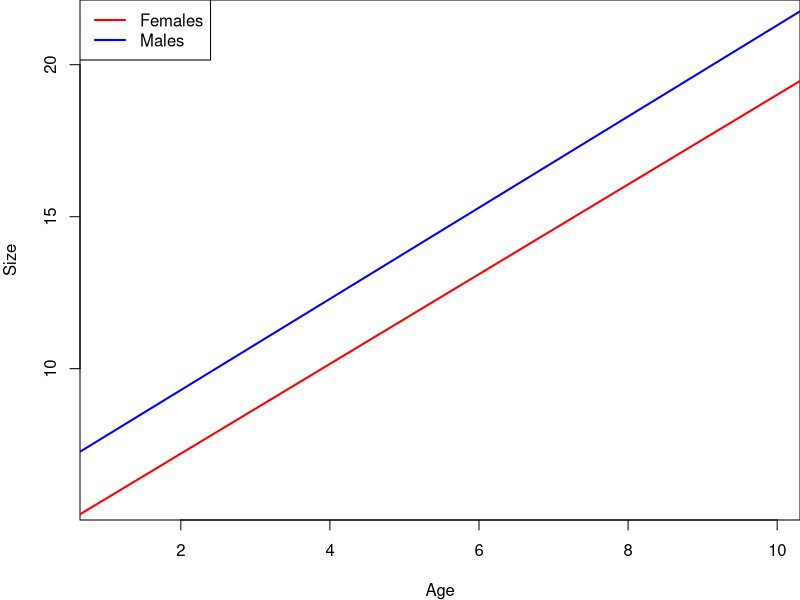
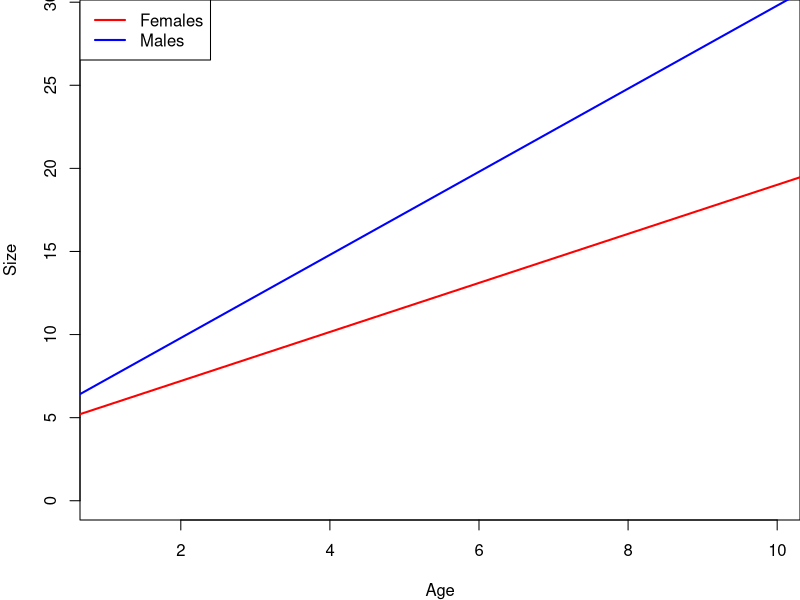
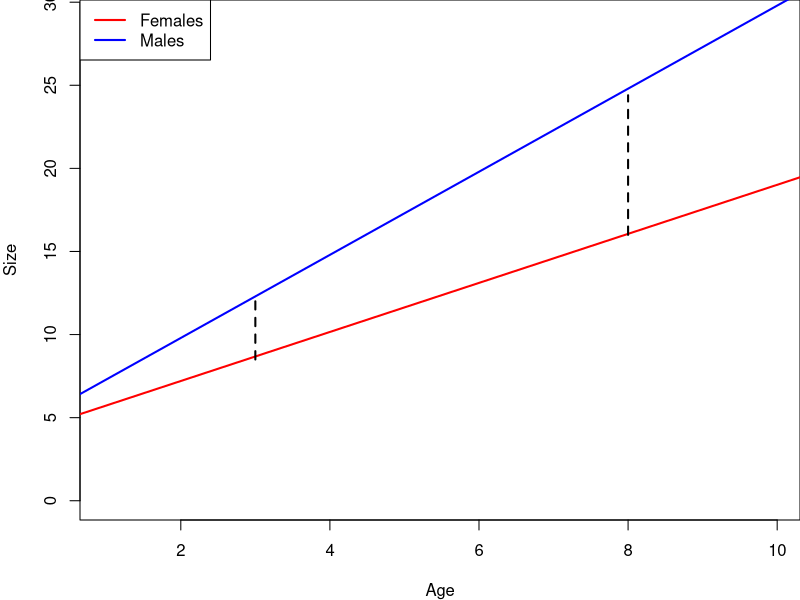

R code for these plots, in order: (Note: this script raises an error after producing the figures.)
## ---- chunk 1

knitr::opts_chunk$set(
	echo = TRUE,
	message = FALSE,
	warning = FALSE,
	cache = TRUE
	)
## ---- chunk 2

#  NRES 710, Multi-Variable Modeling - Interactions
#     University of Nevada, Reno
#     Modeling interactions between X-variables

## ---- chunk 3
# Specify plot margins
par(mar=c(4,4,0,0))

# Read in the size ~ age + sex data
datum <- read.csv("lecture_12_dataset1.csv")

# Model for females
results <- lm(Size ~ Age, data = subset(datum, datum$Sex == "Female"))

# Model for males
results2 <- lm(Size ~ Age, data = subset(datum, datum$Sex == "Male"))

# Determine the range of the x and y axes
xlim <- range(datum$Age)
ylim <- range(datum$Size)

# Make an empty plot with defined x and y limits
plot(xlim, ylim, type = "n", xlab = "Age", ylab = "Size")

# Add regression lines for females and males
abline(results, col = "red", lwd = 2) # Red line for females
abline(results2, col = "blue", lwd = 2) # Blue line for males

# Optionally, add a legend to distinguish between the two lines
legend("topleft", legend = c("Females", "Males"), col = c("red", "blue"), lwd = 2)

## ---- chunk 4
# Specify plot margins
par(mar=c(4,4,0,0))

# Read in the size ~ age + sex + age*sex data
datum <- read.csv("lecture_14_dataset1.csv")

# Model for females
results <- lm(Size ~ Age, data = subset(datum, datum$Sex == "Female"))

# Model for males
results2 <- lm(Size ~ Age, data = subset(datum, datum$Sex == "Male"))

# Determine the range of the x and y axes
xlim <- range(datum$Age)
ylim <- c(0, max(datum$Size))

# Make an empty plot with defined x and y limits
plot(xlim, ylim, type = "n", xlab = "Age", ylab = "Size")

# Add regression lines for females and males
abline(results, col = "red", lwd = 2) # Red line for females
abline(results2, col = "blue", lwd = 2) # Blue line for males

# Optionally, add a legend to distinguish between the two lines
legend("topleft", legend = c("Females", "Males"), col = c("red", "blue"), lwd = 2)

## ---- chunk 5
# Specify plot margins
par(mar=c(4,4,0,0))

# Make an empty plot with defined x and y limits
plot(xlim, ylim, type = "n", xlab = "Age", ylab = "Size")

# Add regression lines for females and males
abline(results, col = "red", lwd = 2) # Red line for females
abline(results2, col = "blue", lwd = 2) # Blue line for males

# Optionally, add a legend to distinguish between the two lines
legend("topleft", legend = c("Females", "Males"), col = c("red", "blue"), lwd = 2)

# Define ages for vertical lines (e.g., young age = 5, old age = 20)
young_age <- 3
old_age <- 8

# Add vertical lines at the chosen ages
segments(young_age, 8.5, young_age, 12, col = "black", lty = 2, lwd = 2)
segments(old_age, 16, old_age, 24.4, col = "black", lty = 2, lwd = 2)

## ---- chunk 6
################### 'Truth' #################### 
### Lecture 14: code to simulate data for class

# Set the seed for reproducibility
set.seed(123)

# This is similar to the Age, Sex, and Size data we simulated for in Lecture 12.
# There is no collinearity between Age and Sex, but now there is an interaction
# between Sex and Age.

# First dataset
# X variable
n <- 50
x1 <- c(rep("Female", n), rep("Male", n))
x2 <- runif(n * 2, 1, 10)
dummy <- data.frame(model.matrix(~ x1 - 1))
colnames(dummy) <- c("Female", "Male")

# Simulate error
Error <- rnorm(n * 2, 0, 0.8)

# Predict Y
Response <- 4 + 1.5 * x2 + 1 * dummy$Male + 1 * x2 * dummy$Male + Error

# Dataframe
datum <- data.frame(Age = x2, Sex = x1, Male = dummy$Male, Size = Response)

# Save the data
write.csv(datum, "lecture_14_dataset1.csv", row.names = FALSE)
